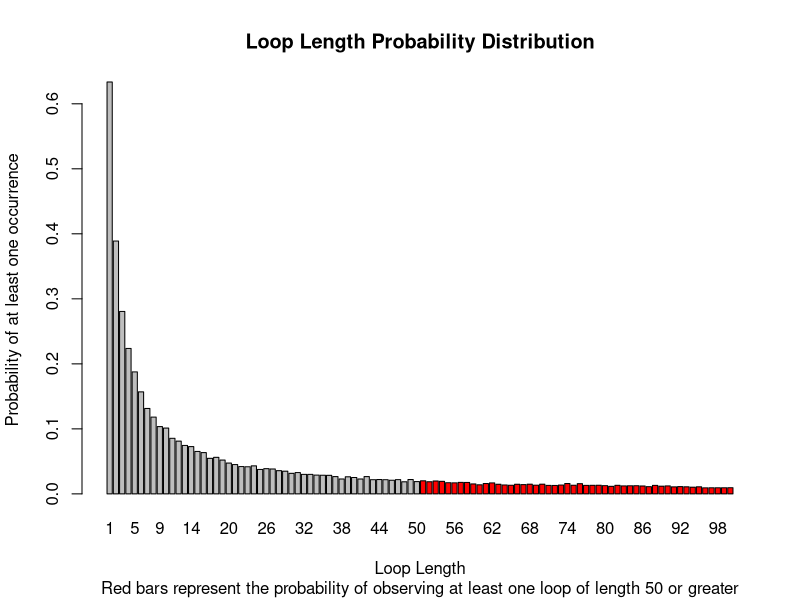

R code for this plot:
## ---- chunk 1
knitr::opts_chunk$set(echo = TRUE)
## ---- chunk 2
### Group Contributions:
# Instead of splitting tasks between our group, we worked collaboratively on each step of the process.
# Contributions were 1/3 per team member.
## ---- chunk 3
Pone <- function(n, k, strategy, nreps = 10000){
  ## The ‘Pone’ function aims at estimating the probability of an individual prisoner finding their number based on the number of prisoners and the types of strategies they adopt. 
  ## ‘n’ represents the maximum number of boxes the prisoner could open. 
  ## ‘k’ represents the number of a particular prisoner. It is worth noting that the probability of the k-th prisoner finding the number of their card will not be affected by the selection of ‘k’. 
  ## ‘strategy’ could take on 3 values: 1, 2, or 3, representing different kinds of strategies. 
  ## In strategy 1, the prisoner selects a box with the same number as their own, and reads the number on the card in the box. If the number is not theirs, they will go to the box with the number on the card. This process repeats until they find the card with their number on it, or they open n boxes.
  ## In strategy 2, the prisoner selects a random box, and then selects subsequent boxes with the same method as strategy 1.
  ## In strategy 3, the prisoner opens n boxes randomly, checking the cards for their number.
  ## ‘nreps’ represents the number of simulations being conducted. In our experiment, the process is being simulated for 10000 times.
  ## The return of the function should be the rate of individual successes in the 10000 simulations.
 
 
  successes <- 0
  static_choices <- sample(1 : (2 * n), n, replace = FALSE) # For strategy 3, generate all the random choices that a prisoner will make when selecting their next cards
 
  for (j in 1 : nreps){
    i <- 1
    cards <- sample(1 : (2 * n), 2 * n, replace = FALSE)
    next_box <- switch(strategy, k, sample(1 : (2 * n), 1), static_choices[i]) # Determine next box based on the input strategy (using the switch statement)
    while (i <= n){
      card <- cards[next_box]
      if (card != k){
        i <- i + 1
        next_box <- switch(strategy, card, card, static_choices[i])
      } else {
        successes <- successes + 1 # If the prisoner finds the card with their number on it, record a success
        i <- n + 1
      }
    }
  }
  return (successes / nreps)  
}
## ---- chunk 4
Pall <- function(n, strategy, nreps = 10000){
  ## Simulates nreps number of trials to estimate the probability that 2n prisoners successfully find cards with their numbers within a maximum of n box selections using an input strategy (1, 2, or 3). The distribution of cards among boxes is assumed to be identical for all prisoners part of the same trial.
 
  trial_successes = 0
  for (i in  1 : nreps){
    static_choices <- matrix(0, 2 * n, n)
    for (k in 1 : (2 * n)){ # For strategy 3, generate all the random choices that prisoners will make when selecting their next cards
      static_choices[k,] <- sample(1 : (2 * n), n, replace = FALSE)
    }
    prisoner_successes <- matrix(FALSE, n, 2* n)
    cards <- sample(1 : (2 * n), 2 * n, replace = FALSE)
    
    prisoner_current_card <- switch(strategy, cards, sample(1 : (2 * n), 2 * n, replace = FALSE), static_choices[,1]) # Determine the prisoners' next cards based on the input strategy
    prisoner_successes[1,] <- prisoner_current_card == 1 : (2 * n) # Record the results from the prisoners’ initial positions
    for (j in 2 : n){
      prisoner_current_card <- switch(strategy, cards[prisoner_current_card], cards[prisoner_current_card], static_choices[,j])
      prisoner_successes[j,] <- prisoner_current_card == 1 : (2 * n) # Record the results after the prisoners make j box choices
    }
    prisoner_results <- apply(prisoner_successes, 2, sum)
    if (!(0 %in% prisoner_results)){ # If no prisoner failed on every turn, the trial was a success
      trial_successes <- trial_successes + 1
    } 
  }
  return(trial_successes / nreps)
}
## ---- chunk 5
# The following results are counterintuitive. Even though strategies 1 and 3 appear to have the same success rate at an individual level, strategy 1 massively overperforms the other 2 strategies at a joint level. This indicates that the success rates of individual prisoners are not independent from each other in the case of strategy 1; i.e., given that 1 prisoner succeeds with strategy 1, the probability of other prisoners also succeeding is increased.  
 
for (i in c(5, 50)){
  for (j in 1 : 3){
    cat("When n = ", i, " and strategy = ", j, ", the estimated probability of an individual prisoner finding their number is ", round(Pone(n = i, k = 1, strategy = j), 2),"\n", sep = "")
  }
}
 
for (i in c(5, 50)){
  for (j in 1 : 3){
    cat("When n = ", i, " and strategy = ", j, ", the estimated probability of all prisoners finding their numbers is ", round(Pall(n = i, strategy = j), 4),"\n", sep = "")
  }
}
## ---- chunk 6
dloop <- function(n, nreps = 10000){
## The dloop function computes the probabilities of each loop length (1 to 2n) occurring at least once in a random shuffle of 2n (where n is the max # of boxes to be opened) cards to 2n boxes.
	
  
  freq <- matrix(0, nreps, 2 * n)
  for (i in 1 : nreps){
    u <- sample(1 : (2 * n), 2 * n, replace = FALSE)
    cards <- u
    u <- u[u] # Simulate the next card in a sequence
    repeated_numbers <- rep(0, (2 * n))
    for (len_loop in 1 : (2 * n)){
      if( sum(u == cards & !( u %in%  repeated_numbers)) > 0) {  # Checks the occurrence of a loop length
       freq[i, len_loop] <- 1 
      }
      current_repeated_numbers <- u[u == cards] # Current batch of card numbers that were observed in the preceding sequence
      repeated_numbers[current_repeated_numbers] <- current_repeated_numbers
      u <- cards[u]
    }
  }
  freq_new <- apply(freq, 2, sum)
  prob <- freq_new / nreps
  return(prob)
}
## ---- chunk 7
loop_len_prob <- dloop(50)
cat("For n = 50, the probability that there is no loop longer than 50 in a random reshuffling of cards to boxes is", (1 - round(sum(loop_len_prob[51 : 100]), 2)))
 
barplot(loop_len_prob, xlab = "Loop Length", ylab = "Probability of at least one occurrence", main = "Loop Length Probability Distribution", names.arg = c(1 : 100), col = c(rep("grey", 50), rep("red", 50)), sub = "Red bars represent the probability of observing at least one loop of length 50 or greater")
